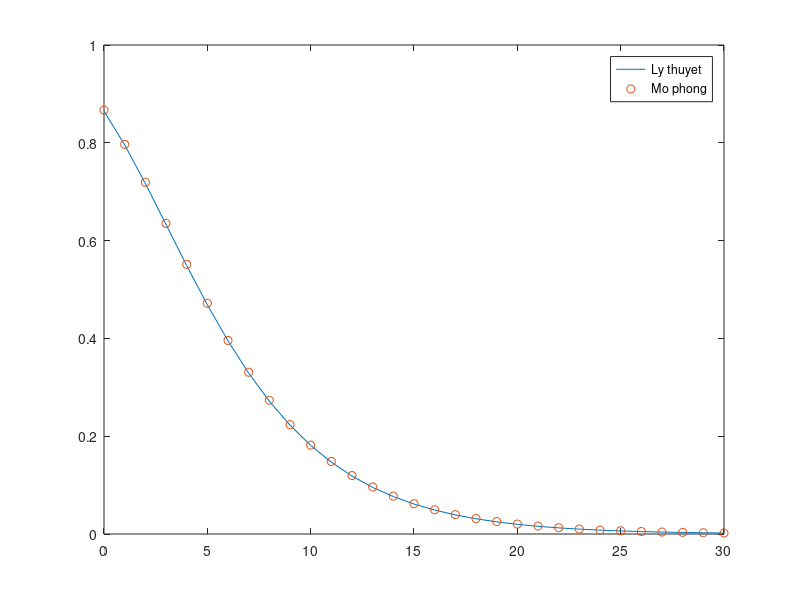

MATLAB code to generate this figure:
%xac suat dung user1
clc
Yo = 1;
lamda = 1;
anpha = 0.75;
P0dB = 0:1:30;
P0 = 10.^(P0dB./10);
%---
P1 = P0.*anpha;
P2 = P0.*(1-anpha);
%Li thuyet-------------------------------------
F_LT = 1-exp(-(Yo*lamda)./(P1(:)-(P2(:)*Yo)));
    %Mo phong-------------------------------------
    N = 10^5;
    %tao he so kenh truyen
    g = gamrnd(1,1,1,N);
SNR = zeros(N,length(P0dB));
for i = 1:N
    for j = 1:length(P0dB)
        SNR(i,j) = (P1(j)*g(i))/((P2(j)*g(i))+1);
    end
end
F_MP = sum(SNR<Yo)/N;
%----------------------------------------------
 plot( P0dB,F_LT,P0dB,F_MP,'o' );
 legend('Ly thuyet','Mo phong');
